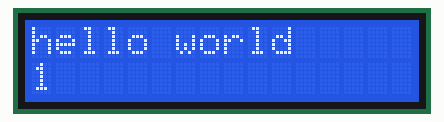
The sketch below on a simulated Arduino Uno, built with avr-gcc and run on an emulated ATmega328P. Shown: 16×2 character LCD.

Above: at 0.1 s.
At 4.1 s:
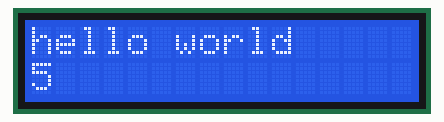
At 9.1 s:
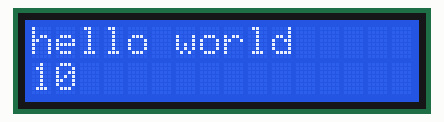
At 19.1 s:
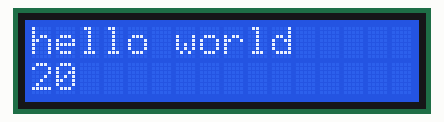
At 29.1 s:
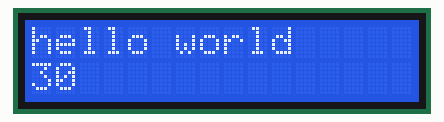
At 39.1 s:
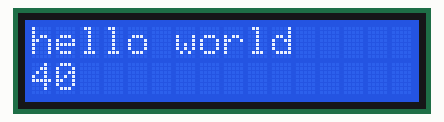

Measured:
- what the display in image 1 shows lasts 1.0 s, from 4.0 s to 5.0 s

The sketch:

lcd_hello_world.ino
```cpp
//lcd hello world.ino
#include <LiquidCrystal.h>
 LiquidCrystal lcd(7, 8, 9, 10, 11, 12);

void setup() {
  // put your setup code here, to run once:
 lcd.begin(16,2);

 lcd.print("hello world");
 }

void loop() {
  // put your main code here, to run repeatedly:
 lcd.setCursor(0,1);
 lcd.print(1+millis()/1000);
 }
```
